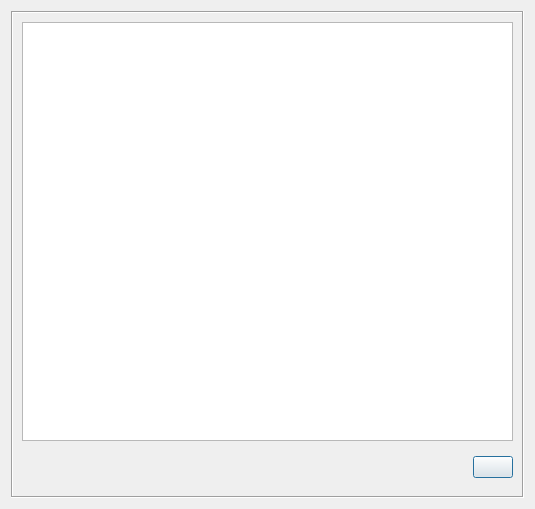
<?xml version="1.0" encoding="UTF-8"?>
<ui version="4.0">
 <class>RChangeHall</class>
 <widget class="QDialog" name="RChangeHall">
  <property name="geometry">
   <rect>
    <x>0</x>
    <y>0</y>
    <width>535</width>
    <height>509</height>
   </rect>
  </property>
  <property name="windowTitle">
   <string>Dialog</string>
  </property>
  <layout class="QHBoxLayout" name="horizontalLayout">
   <item>
    <widget class="QFrame" name="frame">
     <property name="frameShape">
      <enum>QFrame::Box</enum>
     </property>
     <property name="frameShadow">
      <enum>QFrame::Sunken</enum>
     </property>
     <layout class="QVBoxLayout" name="verticalLayout">
      <item>
       <widget class="QTableWidget" name="tblHall">
        <property name="font">
         <font>
          <pointsize>16</pointsize>
         </font>
        </property>
        <property name="verticalScrollBarPolicy">
         <enum>Qt::ScrollBarAlwaysOff</enum>
        </property>
        <property name="horizontalScrollBarPolicy">
         <enum>Qt::ScrollBarAlwaysOff</enum>
        </property>
        <property name="editTriggers">
         <set>QAbstractItemView::NoEditTriggers</set>
        </property>
        <property name="selectionMode">
         <enum>QAbstractItemView::NoSelection</enum>
        </property>
        <property name="textElideMode">
         <enum>Qt::ElideMiddle</enum>
        </property>
        <property name="cornerButtonEnabled">
         <bool>false</bool>
        </property>
        <attribute name="horizontalHeaderVisible">
         <bool>false</bool>
        </attribute>
        <attribute name="verticalHeaderVisible">
         <bool>false</bool>
        </attribute>
        <attribute name="verticalHeaderDefaultSectionSize">
         <number>60</number>
        </attribute>
       </widget>
      </item>
      <item>
       <widget class="QWidget" name="widget" native="true">
        <layout class="QHBoxLayout" name="horizontalLayout_2">
         <property name="leftMargin">
          <number>0</number>
         </property>
         <property name="rightMargin">
          <number>0</number>
         </property>
         <item>
          <spacer name="horizontalSpacer">
           <property name="orientation">
            <enum>Qt::Horizontal</enum>
           </property>
           <property name="sizeHint" stdset="0">
            <size>
             <width>454</width>
             <height>20</height>
            </size>
           </property>
          </spacer>
         </item>
         <item>
          <widget class="QPushButton" name="btnCancel">
           <property name="text">
            <string/>
           </property>
          </widget>
         </item>
        </layout>
       </widget>
      </item>
     </layout>
    </widget>
   </item>
  </layout>
 </widget>
 <resources/>
 <connections/>
</ui>
